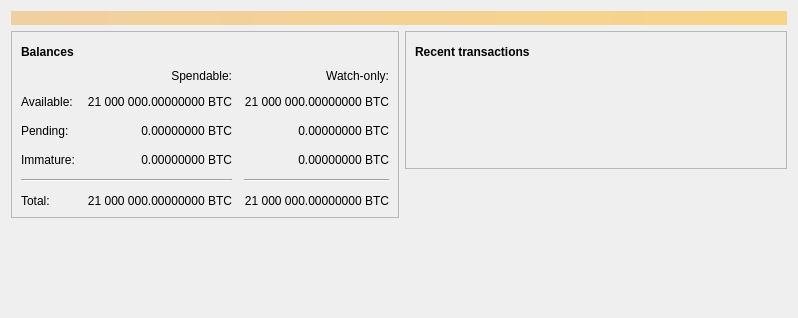
<?xml version="1.0" encoding="UTF-8"?>
<ui version="4.0">
 <class>OverviewPage</class>
 <widget class="QWidget" name="OverviewPage">
  <property name="geometry">
   <rect>
    <x>0</x>
    <y>0</y>
    <width>798</width>
    <height>318</height>
   </rect>
  </property>
  <property name="windowTitle">
   <string>Form</string>
  </property>
  <layout class="QVBoxLayout" name="topLayout">
   <item>
    <widget class="QLabel" name="labelAlerts">
     <property name="visible">
      <bool>false</bool>
     </property>
     <property name="styleSheet">
      <string notr="true">QLabel { background-color: qlineargradient(x1: 0, y1: 0, x2: 1, y2: 0, stop:0 #F0D0A0, stop:1 #F8D488); color:#000000; }</string>
     </property>
     <property name="wordWrap">
      <bool>true</bool>
     </property>
     <property name="margin">
      <number>3</number>
     </property>
     <property name="textInteractionFlags">
      <set>Qt::TextSelectableByMouse</set>
     </property>
    </widget>
   </item>
   <item>
    <layout class="QHBoxLayout" name="horizontalLayout" stretch="1,1">
     <item>
      <layout class="QVBoxLayout" name="verticalLayout_2">
       <item>
        <widget class="QFrame" name="frame">
         <property name="frameShape">
          <enum>QFrame::StyledPanel</enum>
         </property>
         <property name="frameShadow">
          <enum>QFrame::Raised</enum>
         </property>
         <layout class="QVBoxLayout" name="verticalLayout_4">
          <item>
           <layout class="QHBoxLayout" name="horizontalLayout_4">
            <item>
             <widget class="QLabel" name="label_5">
              <property name="font">
               <font>
                <weight>75</weight>
                <bold>true</bold>
               </font>
              </property>
              <property name="text">
               <string>Balances</string>
              </property>
             </widget>
            </item>
            <item>
             <widget class="QPushButton" name="labelWalletStatus">
              <property name="enabled">
               <bool>true</bool>
              </property>
              <property name="maximumSize">
               <size>
                <width>30</width>
                <height>16777215</height>
               </size>
              </property>
              <property name="toolTip">
               <string>The displayed information may be out of date. Your wallet automatically synchronizes with the BitElonCoin network after a connection is established, but this process has not completed yet.</string>
              </property>
              <property name="text">
               <string/>
              </property>
              <property name="icon">
               <iconset resource="../biteloncoin.qrc">
                <normaloff>:/icons/warning</normaloff>
                <disabledoff>:/icons/warning</disabledoff>:/icons/warning</iconset>
              </property>
              <property name="iconSize">
               <size>
                <width>24</width>
                <height>24</height>
               </size>
              </property>
              <property name="flat">
               <bool>true</bool>
              </property>
             </widget>
            </item>
            <item>
             <spacer name="horizontalSpacer_3">
              <property name="orientation">
               <enum>Qt::Horizontal</enum>
              </property>
              <property name="sizeHint" stdset="0">
               <size>
                <width>40</width>
                <height>20</height>
               </size>
              </property>
             </spacer>
            </item>
           </layout>
          </item>
          <item>
           <layout class="QGridLayout" name="gridLayout">
            <property name="spacing">
             <number>12</number>
            </property>
            <item row="2" column="2">
             <widget class="QLabel" name="labelWatchPending">
              <property name="cursor">
               <cursorShape>IBeamCursor</cursorShape>
              </property>
              <property name="toolTip">
               <string>Unconfirmed transactions to watch-only addresses</string>
              </property>
              <property name="text">
               <string notr="true">0.00000000 BTC</string>
              </property>
              <property name="alignment">
               <set>Qt::AlignRight|Qt::AlignTrailing|Qt::AlignVCenter</set>
              </property>
              <property name="textInteractionFlags">
               <set>Qt::LinksAccessibleByMouse|Qt::TextSelectableByKeyboard|Qt::TextSelectableByMouse</set>
              </property>
             </widget>
            </item>
            <item row="2" column="1">
             <widget class="QLabel" name="labelUnconfirmed">
              <property name="cursor">
               <cursorShape>IBeamCursor</cursorShape>
              </property>
              <property name="toolTip">
               <string>Total of transactions that have yet to be confirmed, and do not yet count toward the spendable balance</string>
              </property>
              <property name="text">
               <string notr="true">0.00000000 BTC</string>
              </property>
              <property name="alignment">
               <set>Qt::AlignRight|Qt::AlignTrailing|Qt::AlignVCenter</set>
              </property>
              <property name="textInteractionFlags">
               <set>Qt::LinksAccessibleByMouse|Qt::TextSelectableByKeyboard|Qt::TextSelectableByMouse</set>
              </property>
             </widget>
            </item>
            <item row="3" column="2">
             <widget class="QLabel" name="labelWatchImmature">
              <property name="cursor">
               <cursorShape>IBeamCursor</cursorShape>
              </property>
              <property name="toolTip">
               <string>Mined balance in watch-only addresses that has not yet matured</string>
              </property>
              <property name="text">
               <string notr="true">0.00000000 BTC</string>
              </property>
              <property name="alignment">
               <set>Qt::AlignRight|Qt::AlignTrailing|Qt::AlignVCenter</set>
              </property>
              <property name="textInteractionFlags">
               <set>Qt::LinksAccessibleByMouse|Qt::TextSelectableByKeyboard|Qt::TextSelectableByMouse</set>
              </property>
             </widget>
            </item>
            <item row="4" column="0" colspan="2">
             <widget class="Line" name="line">
              <property name="orientation">
               <enum>Qt::Horizontal</enum>
              </property>
             </widget>
            </item>
            <item row="4" column="2">
             <widget class="Line" name="lineWatchBalance">
              <property name="sizePolicy">
               <sizepolicy hsizetype="Preferred" vsizetype="Fixed">
                <horstretch>0</horstretch>
                <verstretch>0</verstretch>
               </sizepolicy>
              </property>
              <property name="minimumSize">
               <size>
                <width>140</width>
                <height>0</height>
               </size>
              </property>
              <property name="orientation">
               <enum>Qt::Horizontal</enum>
              </property>
             </widget>
            </item>
            <item row="5" column="0">
             <widget class="QLabel" name="labelTotalText">
              <property name="text">
               <string>Total:</string>
              </property>
             </widget>
            </item>
            <item row="3" column="1">
             <widget class="QLabel" name="labelImmature">
              <property name="cursor">
               <cursorShape>IBeamCursor</cursorShape>
              </property>
              <property name="toolTip">
               <string>Mined balance that has not yet matured</string>
              </property>
              <property name="text">
               <string notr="true">0.00000000 BTC</string>
              </property>
              <property name="alignment">
               <set>Qt::AlignRight|Qt::AlignTrailing|Qt::AlignVCenter</set>
              </property>
              <property name="textInteractionFlags">
               <set>Qt::LinksAccessibleByMouse|Qt::TextSelectableByKeyboard|Qt::TextSelectableByMouse</set>
              </property>
             </widget>
            </item>
            <item row="2" column="3">
             <spacer name="horizontalSpacer_2">
              <property name="orientation">
               <enum>Qt::Horizontal</enum>
              </property>
              <property name="sizeHint" stdset="0">
               <size>
                <width>40</width>
                <height>20</height>
               </size>
              </property>
             </spacer>
            </item>
            <item row="3" column="0">
             <widget class="QLabel" name="labelImmatureText">
              <property name="text">
               <string>Immature:</string>
              </property>
             </widget>
            </item>
            <item row="5" column="1">
             <widget class="QLabel" name="labelTotal">
              <property name="cursor">
               <cursorShape>IBeamCursor</cursorShape>
              </property>
              <property name="toolTip">
               <string>Your current total balance</string>
              </property>
              <property name="text">
               <string notr="true">21 000 000.00000000 BTC</string>
              </property>
              <property name="alignment">
               <set>Qt::AlignRight|Qt::AlignTrailing|Qt::AlignVCenter</set>
              </property>
              <property name="textInteractionFlags">
               <set>Qt::LinksAccessibleByMouse|Qt::TextSelectableByKeyboard|Qt::TextSelectableByMouse</set>
              </property>
             </widget>
            </item>
            <item row="5" column="2">
             <widget class="QLabel" name="labelWatchTotal">
              <property name="cursor">
               <cursorShape>IBeamCursor</cursorShape>
              </property>
              <property name="toolTip">
               <string>Current total balance in watch-only addresses</string>
              </property>
              <property name="text">
               <string notr="true">21 000 000.00000000 BTC</string>
              </property>
              <property name="alignment">
               <set>Qt::AlignRight|Qt::AlignTrailing|Qt::AlignVCenter</set>
              </property>
              <property name="textInteractionFlags">
               <set>Qt::LinksAccessibleByMouse|Qt::TextSelectableByKeyboard|Qt::TextSelectableByMouse</set>
              </property>
             </widget>
            </item>
            <item row="0" column="2">
             <widget class="QLabel" name="labelWatchonly">
              <property name="text">
               <string>Watch-only:</string>
              </property>
              <property name="alignment">
               <set>Qt::AlignRight|Qt::AlignTrailing|Qt::AlignVCenter</set>
              </property>
             </widget>
            </item>
            <item row="1" column="0">
             <widget class="QLabel" name="labelBalanceText">
              <property name="text">
               <string>Available:</string>
              </property>
             </widget>
            </item>
            <item row="1" column="1">
             <widget class="QLabel" name="labelBalance">
              <property name="cursor">
               <cursorShape>IBeamCursor</cursorShape>
              </property>
              <property name="toolTip">
               <string>Your current spendable balance</string>
              </property>
              <property name="text">
               <string notr="true">21 000 000.00000000 BTC</string>
              </property>
              <property name="alignment">
               <set>Qt::AlignRight|Qt::AlignTrailing|Qt::AlignVCenter</set>
              </property>
              <property name="textInteractionFlags">
               <set>Qt::LinksAccessibleByMouse|Qt::TextSelectableByKeyboard|Qt::TextSelectableByMouse</set>
              </property>
             </widget>
            </item>
            <item row="1" column="2">
             <widget class="QLabel" name="labelWatchAvailable">
              <property name="cursor">
               <cursorShape>IBeamCursor</cursorShape>
              </property>
              <property name="toolTip">
               <string>Your current balance in watch-only addresses</string>
              </property>
              <property name="text">
               <string notr="true">21 000 000.00000000 BTC</string>
              </property>
              <property name="alignment">
               <set>Qt::AlignRight|Qt::AlignTrailing|Qt::AlignVCenter</set>
              </property>
              <property name="textInteractionFlags">
               <set>Qt::LinksAccessibleByMouse|Qt::TextSelectableByKeyboard|Qt::TextSelectableByMouse</set>
              </property>
             </widget>
            </item>
            <item row="2" column="0">
             <widget class="QLabel" name="labelPendingText">
              <property name="text">
               <string>Pending:</string>
              </property>
             </widget>
            </item>
            <item row="0" column="1">
             <widget class="QLabel" name="labelSpendable">
              <property name="text">
               <string>Spendable:</string>
              </property>
              <property name="alignment">
               <set>Qt::AlignRight|Qt::AlignTrailing|Qt::AlignVCenter</set>
              </property>
             </widget>
            </item>
           </layout>
          </item>
         </layout>
        </widget>
       </item>
       <item>
        <spacer name="verticalSpacer">
         <property name="orientation">
          <enum>Qt::Vertical</enum>
         </property>
         <property name="sizeHint" stdset="0">
          <size>
           <width>20</width>
           <height>40</height>
          </size>
         </property>
        </spacer>
       </item>
      </layout>
     </item>
     <item>
      <layout class="QVBoxLayout" name="verticalLayout_3">
       <item>
        <widget class="QFrame" name="frame_2">
         <property name="frameShape">
          <enum>QFrame::StyledPanel</enum>
         </property>
         <property name="frameShadow">
          <enum>QFrame::Raised</enum>
         </property>
         <layout class="QVBoxLayout" name="verticalLayout">
          <item>
           <layout class="QHBoxLayout" name="horizontalLayout_2">
            <item>
             <widget class="QLabel" name="label_4">
              <property name="font">
               <font>
                <weight>75</weight>
                <bold>true</bold>
               </font>
              </property>
              <property name="text">
               <string>Recent transactions</string>
              </property>
             </widget>
            </item>
            <item>
             <widget class="QPushButton" name="labelTransactionsStatus">
              <property name="enabled">
               <bool>true</bool>
              </property>
              <property name="maximumSize">
               <size>
                <width>30</width>
                <height>16777215</height>
               </size>
              </property>
              <property name="toolTip">
               <string>The displayed information may be out of date. Your wallet automatically synchronizes with the BitElonCoin network after a connection is established, but this process has not completed yet.</string>
              </property>
              <property name="text">
               <string/>
              </property>
              <property name="icon">
               <iconset resource="../biteloncoin.qrc">
                <normaloff>:/icons/warning</normaloff>
                <disabledoff>:/icons/warning</disabledoff>:/icons/warning</iconset>
              </property>
              <property name="iconSize">
               <size>
                <width>24</width>
                <height>24</height>
               </size>
              </property>
              <property name="flat">
               <bool>true</bool>
              </property>
             </widget>
            </item>
            <item>
             <spacer name="horizontalSpacer">
              <property name="orientation">
               <enum>Qt::Horizontal</enum>
              </property>
              <property name="sizeHint" stdset="0">
               <size>
                <width>40</width>
                <height>20</height>
               </size>
              </property>
             </spacer>
            </item>
           </layout>
          </item>
          <item>
           <widget class="TransactionOverviewWidget" name="listTransactions">
            <property name="styleSheet">
             <string notr="true">QListView { background: transparent; }</string>
            </property>
            <property name="frameShape">
             <enum>QFrame::NoFrame</enum>
            </property>
            <property name="verticalScrollBarPolicy">
             <enum>Qt::ScrollBarAlwaysOff</enum>
            </property>
            <property name="horizontalScrollBarPolicy">
             <enum>Qt::ScrollBarAlwaysOff</enum>
            </property>
            <property name="sizeAdjustPolicy">
             <enum>QAbstractScrollArea::AdjustToContents</enum>
            </property>
            <property name="selectionMode">
             <enum>QAbstractItemView::NoSelection</enum>
            </property>
            <property name="uniformItemSizes">
             <bool>true</bool>
            </property>
           </widget>
          </item>
         </layout>
        </widget>
       </item>
       <item>
        <spacer name="verticalSpacer_2">
         <property name="orientation">
          <enum>Qt::Vertical</enum>
         </property>
         <property name="sizeHint" stdset="0">
          <size>
           <width>20</width>
           <height>40</height>
          </size>
         </property>
        </spacer>
       </item>
      </layout>
     </item>
    </layout>
   </item>
  </layout>
 </widget>
 <customwidgets>
  <customwidget>
   <class>TransactionOverviewWidget</class>
   <extends>QListView</extends>
   <header>qt/transactionoverviewwidget.h</header>
  </customwidget>
 </customwidgets>
 <resources/>
 <connections/>
</ui>
